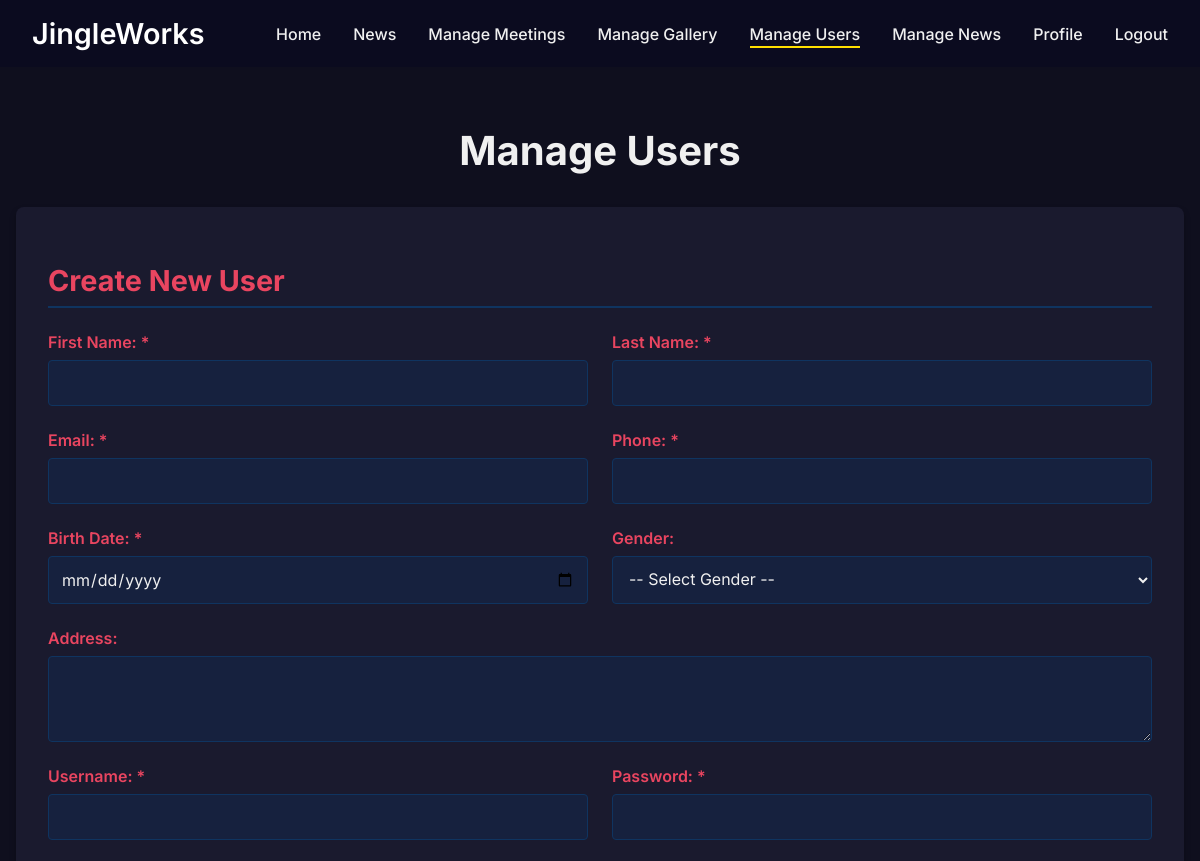
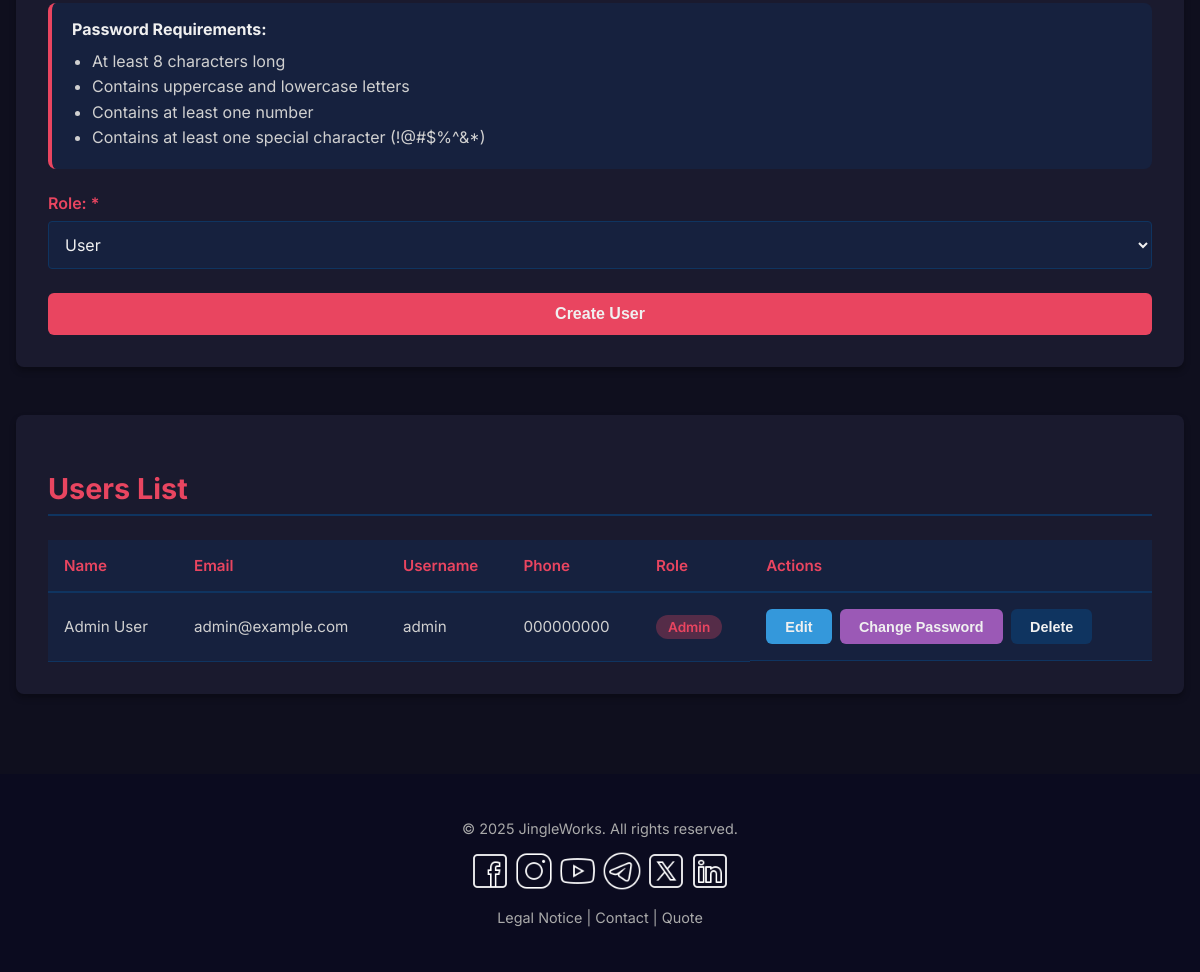
/index.php?page=admin-users (signed in), run on the app's committed database (2 pictures, top to bottom).
### tables this page shows
CREATE TABLE `users_login` (
  `idLogin` int NOT NULL AUTO_INCREMENT,
  `idUser` int NOT NULL,
  `usuario` varchar(100) NOT NULL,
  `password` varchar(255) NOT NULL,
  `rol` enum('admin','user') NOT NULL DEFAULT 'user',
  PRIMARY KEY (`idLogin`),
  UNIQUE KEY `uq_users_login_usuario` (`usuario`),
  UNIQUE KEY `uq_users_login_idUser` (`idUser`),
  CONSTRAINT `fk_users_login_users_data` FOREIGN KEY (`idUser`) REFERENCES `users_data` (`idUser`) ON DELETE CASCADE ON UPDATE CASCADE
);

CREATE TABLE `users_data` (
  `idUser` int NOT NULL AUTO_INCREMENT,
  `nombre` varchar(100) NOT NULL,
  `apellidos` varchar(100) NOT NULL,
  `email` varchar(255) NOT NULL,
  `telefono` varchar(50) NOT NULL,
  `fecha_nacimiento` date NOT NULL,
  `direccion` text,
  `sexo` varchar(30) DEFAULT NULL,
  PRIMARY KEY (`idUser`),
  UNIQUE KEY `uq_users_data_email` (`email`)
);

### core/Controller.php (called while the page is built, shortened)
<?php
require_once __DIR__ . '/helpers.php';
abstract class Controller
{
    protected function view(string $view, array $data = []): void
    {
        extract($data, EXTR_SKIP);
        require root_path('app/views/' . $view . '.php');
    }
}

### app/controllers/AdminController.php (called while the page is built, shortened)
<?php
require_once __DIR__ . '/../../core/Controller.php';
require_once __DIR__ . '/../models/UserModel.php';
final class AdminController extends Controller
{
    public function users(array $errors = [], array $old = []): void
    {
        try {
            $usersData = (new UserModel())->all();
        } catch (Throwable $exception) {
            $usersData = [];
            $errors[] = $this->databaseUnavailableMessage('users administration');
        }
        $this->view('admin/usuarios', [
            'errors' => $errors,
            'old' => $old,
            'success' => flash('success'),
            'usersData' => $usersData,
        ]);
    }
}

### core/Router.php (called while the page is built, shortened)
<?php
require_once __DIR__ . '/helpers.php';
final class Router
{
    private array $routes = [
        'home' => ['PageController', 'home'],
        'contact' => ['PageController', 'contact'],
        'quote' => ['PageController', 'quote'],
        'login' => ['AuthController', 'showLogin'],
        'login-submit' => ['AuthController', 'login'],
        'register' => ['AuthController', 'showRegister'],
        'register-submit' => ['AuthController', 'register'],
        'logout' => ['AuthController', 'logout'],
        'gallery' => ['GalleryController', 'publicIndex'],
        'news' => ['NewsController', 'publicIndex'],
        'profile' => ['UserController', 'profile'],
        'profile-update' => ['UserController', 'updateProfile'],
        'profile-password' => ['UserController', 'changePassword'],
        'appointments' => ['AppointmentController', 'userIndex'],
        'appointment-create' => ['AppointmentController', 'create'],
        'appointment-update' => ['AppointmentController', 'update'],
        'appointment-delete' => ['AppointmentController', 'delete'],
        'admin' => ['AdminController', 'dashboard'],
        'admin-users' => ['AdminController', 'users'],
        'admin-user-create' => ['AdminController', 'createUser'],
        'admin-user-update' => ['AdminController', 'updateUser'],
        'admin-user-delete' => ['AdminController', 'deleteUser'],
        'admin-user-password' => ['AdminController', 'changePassword'],
        'admin-appointments' => ['AdminAppointmentController', 'index'],
        'admin-appointment-create' => ['AdminAppointmentController', 'create'],
        'admin-appointment-update' => ['AdminAppointmentController', 'update'],
        'admin-appointment-delete' => ['AdminAppointmentController', 'delete'],
        'admin-gallery' => ['GalleryController', 'adminIndex'],
        'gallery-create' => ['GalleryController', 'create'],
        'gallery-update' => ['GalleryController', 'update'],
        'gallery-delete' => ['GalleryController', 'delete'],
        'admin-news' => ['NewsController', 'adminIndex'],
        'news-create' => ['NewsController', 'create'],
        'news-update' => ['NewsController', 'update'],
        'news-delete' => ['NewsController', 'delete'],
    ];
    public function dispatch(): void
    {
        try {
            $page = (string) ($_GET['page'] ?? 'home');
            [$controller, $method] = $this->routes[$page] ?? ['PageController', 'notFound'];
            $this->call($controller, $method);
        } catch (Throwable $exception) {
            if (session_status() === PHP_SESSION_NONE) {
                session_start();
            }
            $_SESSION['flash']['error'] = $exception instanceof mysqli_sql_exception
                ? 'This section cannot be loaded because the database connection is unavailable.'
                : 'Something went wrong. Please try again.';
            $this->redirectHome();
        }
    }
    private function call(string $controller, string $method): void
    {
        (new $controller())->$method();
    }
}

### index.php (called while the page is built, shortened)
<?php
require_once __DIR__ . '/core/Router.php';
(new Router())->dispatch();

### core/helpers.php (called while the page is built, shortened)
<?php
function e(mixed $value): string
{
    return htmlspecialchars((string) $value, ENT_QUOTES, 'UTF-8');
}

### core/Database.php (called while the page is built, shortened)
<?php
final class Database
{
    public static function connection(): mysqli
    {
        $config = Config::database();
        $connection = new mysqli(
            $config['host'],
            $config['user'],
            $config['password'],
            $config['name'],
            $config['port']
        );
        $connection->set_charset('utf8mb4');
        return $connection;
    }
}

### app/models/UserModel.php (called while the page is built, shortened)
<?php
require_once __DIR__ . '/../../core/Database.php';
final class UserModel
{
    private mysqli $mysqli;
    public function __construct(?mysqli $mysqli = null)
    {
        $this->mysqli = $mysqli ?? Database::connection();
    }
    public function all(): array
    {
        $result = $this->mysqli->query(
            'SELECT ud.idUser, ud.nombre, ud.apellidos, ud.email, ud.telefono,
                    ud.fecha_nacimiento, ud.direccion, ud.sexo, ul.usuario, ul.rol
             FROM users_data ud
             JOIN users_login ul ON ud.idUser = ul.idUser
             ORDER BY ud.idUser DESC'
        );
        return $result->fetch_all(MYSQLI_ASSOC);
    }
}

### app/views/admin/usuarios.php (the view, shortened to what this page needs)
<?php
$activePage = 'usuarios-administracion';
$pageHeadExtras = '<link rel="stylesheet" href="css/usuarios-administracion.css" />';
$old = array_merge([
    'nombre' => '',
    'apellidos' => '',
    'email' => '',
    'telefono' => '',
    'fecha_nacimiento' => '',
    'direccion' => '',
    'sexo' => '',
    'usuario' => '',
    'rol' => 'user',
], isset($old) && is_array($old) ? $old : []);
include root_path('includes/header.php');
?>
<main class="usuarios-administracion-page"><div class="container">
  <h1>Manage Users</h1>
  <section class="create-user">
    <h2>Create New User</h2>
    <form method="POST" action="index.php?page=admin-user-create" class="user-form">
      <div class="form-row"><div class="form-group"><label for="nombre">First Name: <span class="required">*</span></label><input type="text" id="nombre" name="nombre" required value="<?= e($old['nombre']) ?>"></div><div class="form-group"><label for="apellidos">Last Name: <span class="required">*</span></label><input type="text" id="apellidos" name="apellidos" required value="<?= e($old['apellidos']) ?>"></div></div>
      <div class="form-row"><div class="form-group"><label for="email">Email: <span class="required">*</span></label><input type="email" id="email" name="email" required value="<?= e($old['email']) ?>"></div><div class="form-group"><label for="telefono">Phone: <span class="required">*</span></label><input type="tel" id="telefono" name="telefono" required value="<?= e($old['telefono']) ?>"></div></div>
      <div class="form-row"><div class="form-group"><label for="fecha_nacimiento">Birth Date: <span class="required">*</span></label><input type="date" id="fecha_nacimiento" name="fecha_nacimiento" required value="<?= e($old['fecha_nacimiento']) ?>"></div><div class="form-group"><label for="sexo">Gender:</label><select id="sexo" name="sexo"><option value="">-- Select Gender --</option></select></div></div>
      <div class="form-row"><div class="form-group"><label for="direccion">Address:</label><textarea id="direccion" name="direccion" rows="3"><?= e($old['direccion']) ?></textarea></div></div>
      <div class="form-row"><div class="form-group"><label for="usuario">Username: <span class="required">*</span></label><input type="text" id="usuario" name="usuario" required value="<?= e($old['usuario']) ?>"></div><div class="form-group"><label for="password">Password: <span class="required">*</span></label><input type="password" id="password" name="password" required></div></div>
      <div class="password-requirements">
        <h4>Password Requirements:</h4>
        <ul>
          <li>At least 8 characters long</li>
          <li>Contains uppercase and lowercase letters</li>
          <li>Contains at least one number</li>
          <li>Contains at least one special character (!@#$%^&*)</li>
        </ul>
      </div>
      <div class="form-row"><div class="form-group"><label for="rol">Role: <span class="required">*</span></label><select id="rol" name="rol" required><option value="user"<?= $old['rol'] === 'user' ? ' selected' : '' ?>>User</option><option value="admin"<?= $old['rol'] === 'admin' ? ' selected' : '' ?>>Administrator</option></select></div></div>
      <button type="submit" class="btn btn-primary">Create User</button>
    </form>
  </section>
  <section class="users-list"><h2>Users List</h2>
    <?php if (empty($usersData)) : ?><p class="no-users">No users found.</p><?php else : ?>
      <div class="table-responsive"><table class="users-table"><thead><tr><th>Name</th><th>Email</th><th>Username</th><th>Phone</th><th>Role</th><th>Actions</th></tr></thead><tbody>
      <?php foreach ($usersData as $user) : ?><tr>
        <td><?= e($user['nombre'] . ' ' . $user['apellidos']) ?></td><td><?= e($user['email']) ?></td><td><?= e($user['usuario']) ?></td><td><?= e($user['telefono'] ?? '-') ?></td><td><span class="role-badge role-<?= e($user['rol']) ?>"><?= e(ucfirst($user['rol'])) ?></span></td>
        <td class="actions-cell"><button class="btn btn-edit" onclick="openEditModal(<?= e(json_encode($user)) ?>)">Edit</button><button class="btn btn-password" onclick="openPasswordModal(<?= e($user['idUser']) ?>)">Change Password</button><form method="POST" action="index.php?page=admin-user-delete" class="delete-form" onsubmit="return confirm('Are you sure you want to delete this user? This action cannot be undone.');"><input type="hidden" name="idUser" value="<?= e($user['idUser']) ?>"><button type="submit" class="btn btn-delete" <?= (int) $user['idUser'] === (int) ($_SESSION['idUser'] ?? 0) ? 'disabled' : '' ?>>Delete</button></form></td>
      </tr><?php endforeach ?>
      </tbody></table></div>
    <?php endif ?>
  </section>
</div></main>
<?php $footerExtra = ''; include root_path('includes/footer.php'); ?>

### includes/header.php (shortened to what this page needs)
<?php
require_once __DIR__ . '/../core/helpers.php';
$active = $active ?? ($activePage ?? '');
$pageHeadExtras = $pageHeadExtras ?? '';
$bodyClass = $bodyClass ?? '';
function navLink(string $href, string $text, string $key, string $active): string
{
    $class = $active === $key ? ' class="active"' : '';
    return '<li><a href="' . $href . '"' . $class . '>' . $text . '</a></li>';
}
$isLoggedIn = isset($_SESSION['idUser']);
$userRole = $_SESSION['rol'] ?? null;
?>
<!doctype html>
<html lang="en">
  <head>
    <link rel="stylesheet" href="css/index.css" />
    <?= $pageHeadExtras ?>
  </head>
  <body<?php if ($bodyClass) : ?> class="<?= htmlspecialchars($bodyClass, ENT_QUOTES, 'UTF-8') ?>"<?php endif ?>>
    <nav class="navbar">
      <div class="logo">JingleWorks</div>
      <ul class="nav-links" id="navLinks">
        <?= navLink('index.php', 'Home', 'home', $active) ?>
        <?= navLink('index.php?page=news', 'News', 'noticias', $active) ?>
        <?php if (!$isLoggedIn): ?>
          <?= navLink('index.php?page=login', 'Login', 'login', $active) ?>
          <?= navLink('index.php?page=register', 'Register', 'register', $active) ?>
        <?php else: ?>
          <?php if($userRole === "user"): ?>
            <?= navLink('index.php?page=appointments', 'Schedule Consultation', 'schedule Consultation', $active) ?>
          <?php else: ?>
            <?= navLink('index.php?page=admin-appointments', 'Manage Meetings', 'citas-administracion', $active) ?>
            <?= navLink('index.php?page=admin-gallery', 'Manage Gallery', 'galeria-administracion', $active) ?>
            <?= navLink('index.php?page=admin-users', 'Manage Users', 'usuarios-administracion', $active) ?>
            <?= navLink('index.php?page=admin-news', 'Manage News', 'noticias-administracion', $active) ?>
          <?php endif; ?>
          <?= navLink('index.php?page=profile', 'Profile', 'profile', $active) ?>
          <li><a href="index.php?page=logout">Logout</a></li>
        <?php endif; ?>
      </ul>
    </nav>

### includes/footer.php (shortened to what this page needs)
<footer class="footer">
      <div class="footer-content">
        <p>© 2025 JingleWorks. All rights reserved.</p>
        <div class="social-media-container">
          <a href="https://www.youtube.com/watch?v=dQw4w9WgXcQ">
            <img
              src="images/social/icons8-facebook-50.png"
              alt="facebook-icon"
              width="50"
              height="50"
            />
          </a>
          <a href="https://www.youtube.com/watch?v=dQw4w9WgXcQ">
            <img
              src="images/social/icons8-instagram-50.png"
              alt="instagram-icon"
              width="50"
              height="50"
            />
          </a>
          <a href="https://www.youtube.com/watch?v=dQw4w9WgXcQ">
            <img
              src="images/social/icons8-youtube-50.png"
              alt="youtube-icon"
              width="50"
              height="50"
            />
          </a>
          <a href="https://www.youtube.com/watch?v=dQw4w9WgXcQ">
            <img
              src="images/social/icons8-telegram-50.png"
              alt="telegram-icon"
              width="50"
              height="50"
            />
          </a>
          <a href="https://www.youtube.com/watch?v=dQw4w9WgXcQ">
            <img src="images/social/icons8-x-50.png" alt="x-icon" width="50" height="50" />
          </a>
          <a href="https://www.youtube.com/watch?v=dQw4w9WgXcQ">
            <img
              src="images/social/icons8-linkedin-50.png"
              alt="linkedin-icon"
              width="50"
              height="50"
            />
          </a>
        </div>
        <p>
          <a href="#">Legal Notice</a>
          |
          <a href="index.php?page=contact">Contact</a>
          |
          <a href="index.php?page=quote">Quote</a>
        </p>
      </div>
    </footer>
  </body>
</html>

### css/index.css (style rules this page uses)
body { margin: 0; font-family: "Inter", sans-serif; background-color: #0b0b1f; color: #f0f0f0; }
.navbar { display: flex; justify-content: space-between; align-items: center; background-color: #0b0b1f; padding: 1rem 2rem; position: sticky; top: 0; z-index: 10; }
.logo { font-size: 1.8rem; font-weight: 600; color: #ffffff; }
.nav-links { list-style: none; display: flex; gap: 2rem; margin: 0; }
.nav-links li a { text-decoration: none; color: #f0f0f0; font-weight: 500; position: relative; }
.nav-links a::after { content: ""; position: absolute; width: 0%; height: 2px; bottom: -4px; left: 0; background-color: #ffdf00; transition: width 0.3s ease; }
.nav-links a:hover::after, .nav-links a.active::after { width: 100%; }
.footer { background-color: #0b0b1f; padding: 2rem; text-align: center; color: #aaa; font-size: 0.9rem; }
.footer a { color: #aaa; text-decoration: none; }
.social-media-container { margin-top: 10px; }
.social-media-container a { text-decoration: none; }
.social-media-container img { width: 40px; height: auto; filter: invert(1); transition: transform 0.3s ease; }

### data on the page
users_login: idUser.apellidos "Admin User", idUser.email "admin@example.com", usuario "admin", idUser.telefono "000000000", rol "Admin"

### other printed values
$text "Home News Manage Meetings Manage Gallery Manage Users Manage News Profile"
